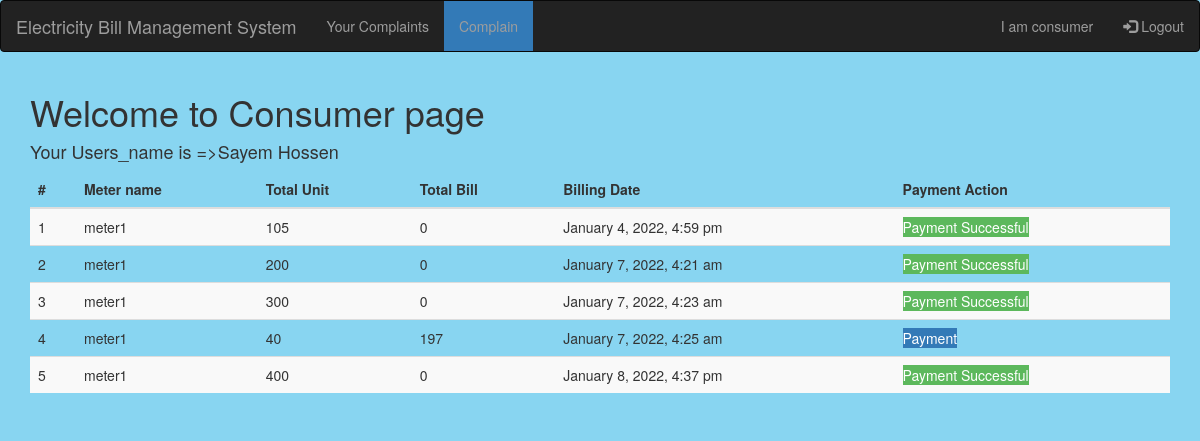
The app's page /index.php?success=loginSuccessfully (signed in) with its own data.
### tables this page shows
CREATE TABLE `meters` (
  `id` int(11) NOT NULL,
  `user_id` int(11) NOT NULL,
  `meter_name` varchar(250) NOT NULL
);

CREATE TABLE `bill_details` (
  `id` int(11) NOT NULL,
  `meter_id` int(11) NOT NULL,
  `total_unit` int(11) NOT NULL,
  `total_bill` int(11) NOT NULL,
  `Date` timestamp NOT NULL DEFAULT current_timestamp()
);

### Formater/Format.php (called while the page is built, shortened)
<?php
 class Format{
        public function DateFormat($date){
        return date("F j, Y, g:i a",strtotime($date));
    }
 }
 ?>

### include/consumer.inc.php (the view, shortened to what this page needs)
  	<?php
include 'Formater/Format.php';
$fm=new Format();
$db=new Database();
$conn=$db->connect();
 $id=$_SESSION['user']['id'];
$sql="SELECT meters.*,bill_details.*,transactions.* FROM meters INNER JOIN bill_details on meters.id=bill_details.meter_id INNER JOIN transactions on bill_details.id=transactions.bill_id WHERE meters.user_id=:id;";
$stmt=$conn->prepare($sql);
$stmt->bindParam(':id',$id);
echo "<h4>Your Users_name is =>".$_SESSION['user']['name']."  "."</h4>";
?>
<div class="userlist">
	<table class="table table-striped">
		<thead>
			<tr>
				<th scope="col">#</th>
				<th scope="col">Meter name</th>
				<th scope="col">Total Unit</th>
				<th scope="col">Total Bill</th>
				<th scope="col">Billing Date</th>
				<th scope="col">Payment Action</th>
			</tr>
		</thead>
		<tbody>
			<?php
			if($stmt->execute()) {
				$id=1;
				while($result = $stmt->fetch(PDO::FETCH_ASSOC)){
					?>
					<tr>
	        	<td><?php echo $id; ;?></td>
	        	<td><?php echo $result['meter_name']; ?></td>
	        	<td><?php echo $result['total_unit']; ?></td>
				<td><?php echo $result['total_bill']; ?></td>
				<td><?php echo $fm->DateFormat($result['Date']);  ?></td>
                   <td>
               <?php
               if($result['payment_status']=='1'){
               	?>
            	<a class="btn-primary" href="Api/payment.api.php?paymentid=<?php echo $result['bill_id'] ?> "onclick="return confirm('Are you sure to pay?');">Payment</a></td>
               	<?php
               }
               else{
               	?>
               <a class="btn-success" disabled>Payment Successful</a></td>
               	<?php
               }
                ?>
				<?php
				$id++;
					?>
					<?php
					echo "</tr>";
						};
			}
			?>
			</tbody>
		</table>
	</div>

### records on screen
meters: meter_name "meter1", bill_details.total_unit "105", bill_details.total_bill "0", bill_details.Date "January 4, 2022, 4:59 pm", shows "Payment Successful", bill_details.total_unit "200", bill_details.Date "January 7, 2022, 4:21 am", bill_details.total_unit "300", bill_details.Date "January 7, 2022, 4:23 am", bill_details.total_unit "40", bill_details.total_bill "197", bill_details.Date "January 7, 2022, 4:25 am", bill_details.total_unit "400", bill_details.Date "January 8, 2022, 4:37 pm"

### other values on screen
$_SESSION['users']['types'] "consumer"
$_SESSION['user']['name'] "Sayem Hossen"
